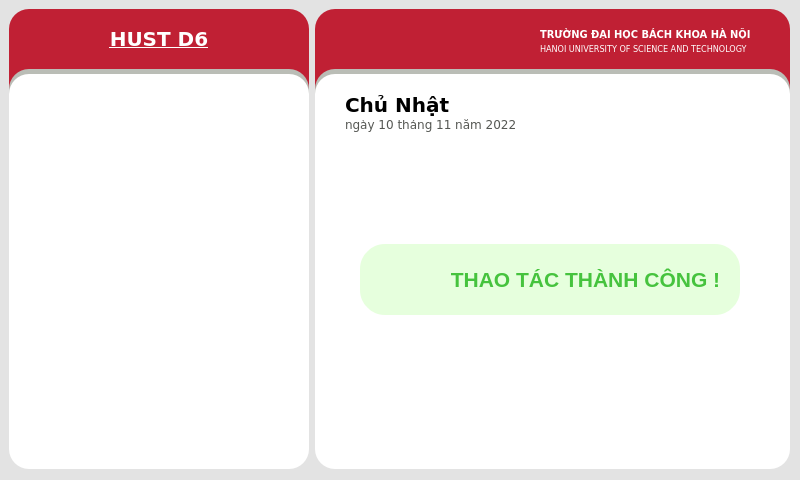
<?xml version="1.0" encoding="UTF-8"?>
<ui version="4.0">
 <class>MainWindow</class>
 <widget class="QMainWindow" name="MainWindow">
  <property name="geometry">
   <rect>
    <x>0</x>
    <y>0</y>
    <width>800</width>
    <height>480</height>
   </rect>
  </property>
  <property name="windowTitle">
   <string>MainWindow</string>
  </property>
  <property name="styleSheet">
   <string notr="true">background-color: rgb(227, 227, 227);</string>
  </property>
  <widget class="QWidget" name="centralwidget">
   <layout class="QGridLayout" name="gridLayout">
    <item row="0" column="0">
     <widget class="QWidget" name="widget" native="true">
      <property name="minimumSize">
       <size>
        <width>300</width>
        <height>462</height>
       </size>
      </property>
      <property name="maximumSize">
       <size>
        <width>300</width>
        <height>16777215</height>
       </size>
      </property>
      <widget class="QLabel" name="label_9">
       <property name="geometry">
        <rect>
         <x>0</x>
         <y>0</y>
         <width>300</width>
         <height>140</height>
        </rect>
       </property>
       <property name="styleSheet">
        <string notr="true">background-color: rgb(192, 32, 52 );
border-radius:20px;</string>
       </property>
       <property name="text">
        <string/>
       </property>
      </widget>
      <widget class="QLabel" name="main_frame_3">
       <property name="geometry">
        <rect>
         <x>0</x>
         <y>60</y>
         <width>300</width>
         <height>251</height>
        </rect>
       </property>
       <property name="styleSheet">
        <string notr="true">background-color: rgb(255, 255, 255);
background-color: rgb(186, 189, 182);
border-radius: 20px</string>
       </property>
       <property name="text">
        <string/>
       </property>
      </widget>
      <widget class="QPushButton" name="building">
       <property name="geometry">
        <rect>
         <x>70</x>
         <y>15</y>
         <width>160</width>
         <height>30</height>
        </rect>
       </property>
       <property name="font">
        <font>
         <family>DejaVu Sans</family>
         <pointsize>15</pointsize>
         <weight>75</weight>
         <bold>true</bold>
         <underline>true</underline>
        </font>
       </property>
       <property name="styleSheet">
        <string notr="true">background-color: rgb(192, 32, 52);color: rgb(255, 255, 255);
border-radius: 10px;</string>
       </property>
       <property name="text">
        <string>HUST D6</string>
       </property>
      </widget>
      <widget class="QLabel" name="QR">
       <property name="enabled">
        <bool>false</bool>
       </property>
       <property name="geometry">
        <rect>
         <x>0</x>
         <y>65</y>
         <width>300</width>
         <height>395</height>
        </rect>
       </property>
       <property name="styleSheet">
        <string notr="true">background-color: rgb(255, 255, 255);
image: url(:/newPrefix/frame.png);
color: rgb(255, 255, 255);
border-radius: 20px;</string>
       </property>
       <property name="text">
        <string>TextLabel</string>
       </property>
      </widget>
      <zorder>label_9</zorder>
      <zorder>building</zorder>
      <zorder>main_frame_3</zorder>
      <zorder>QR</zorder>
     </widget>
    </item>
    <item row="0" column="1">
     <widget class="QWidget" name="widget_2" native="true">
      <property name="minimumSize">
       <size>
        <width>475</width>
        <height>462</height>
       </size>
      </property>
      <property name="maximumSize">
       <size>
        <width>475</width>
        <height>16777215</height>
       </size>
      </property>
      <widget class="QLabel" name="label_10">
       <property name="geometry">
        <rect>
         <x>0</x>
         <y>0</y>
         <width>475</width>
         <height>140</height>
        </rect>
       </property>
       <property name="styleSheet">
        <string notr="true">background-color: rgb(192, 32, 52 );
border-radius:20px;</string>
       </property>
       <property name="text">
        <string/>
       </property>
      </widget>
      <widget class="QLabel" name="main_frame">
       <property name="geometry">
        <rect>
         <x>0</x>
         <y>65</y>
         <width>475</width>
         <height>395</height>
        </rect>
       </property>
       <property name="styleSheet">
        <string notr="true">background-color: rgb(255, 255, 255);
border-radius: 20px</string>
       </property>
       <property name="text">
        <string/>
       </property>
      </widget>
      <widget class="QLabel" name="main_frame_2">
       <property name="geometry">
        <rect>
         <x>0</x>
         <y>60</y>
         <width>475</width>
         <height>251</height>
        </rect>
       </property>
       <property name="styleSheet">
        <string notr="true">background-color: rgb(255, 255, 255);
background-color: rgb(186, 189, 182);
border-radius: 20px</string>
       </property>
       <property name="text">
        <string/>
       </property>
      </widget>
      <widget class="QLabel" name="date">
       <property name="geometry">
        <rect>
         <x>30</x>
         <y>105</y>
         <width>191</width>
         <height>20</height>
        </rect>
       </property>
       <property name="font">
        <font>
         <family>DejaVu Sans</family>
         <pointsize>9</pointsize>
         <italic>false</italic>
        </font>
       </property>
       <property name="styleSheet">
        <string notr="true">border-radius:10px;
background-color: rgb(255, 255, 255);
color: rgb(85, 87, 83);</string>
       </property>
       <property name="text">
        <string>ngày 10 tháng 11 năm 2022</string>
       </property>
       <property name="alignment">
        <set>Qt::AlignLeading|Qt::AlignLeft|Qt::AlignVCenter</set>
       </property>
      </widget>
      <widget class="QPushButton" name="pushButton">
       <property name="geometry">
        <rect>
         <x>180</x>
         <y>430</y>
         <width>125</width>
         <height>20</height>
        </rect>
       </property>
       <property name="styleSheet">
        <string notr="true">image: url(:/newPrefix/HUST.png);
background-color: rgb(255, 255, 255);
border-radius:0px;</string>
       </property>
       <property name="text">
        <string/>
       </property>
      </widget>
      <widget class="QLabel" name="label_11">
       <property name="geometry">
        <rect>
         <x>225</x>
         <y>10</y>
         <width>230</width>
         <height>30</height>
        </rect>
       </property>
       <property name="font">
        <font>
         <family>DejaVu Sans Condensed</family>
         <pointsize>8</pointsize>
         <weight>75</weight>
         <bold>true</bold>
        </font>
       </property>
       <property name="styleSheet">
        <string notr="true">background-color: rgb(192, 32, 52);color: rgb(255, 255, 255);</string>
       </property>
       <property name="text">
        <string>TRƯỜNG ĐẠI HỌC BÁCH KHOA HÀ NỘI</string>
       </property>
       <property name="alignment">
        <set>Qt::AlignLeading|Qt::AlignLeft|Qt::AlignVCenter</set>
       </property>
      </widget>
      <widget class="QLabel" name="label_12">
       <property name="geometry">
        <rect>
         <x>200</x>
         <y>20</y>
         <width>20</width>
         <height>23</height>
        </rect>
       </property>
       <property name="styleSheet">
        <string notr="true">background-color: rgb(192, 32, 52);image: url(:/newPrefix/logoHUST.png);</string>
       </property>
       <property name="text">
        <string/>
       </property>
      </widget>
      <widget class="QLabel" name="label_13">
       <property name="geometry">
        <rect>
         <x>225</x>
         <y>30</y>
         <width>230</width>
         <height>20</height>
        </rect>
       </property>
       <property name="font">
        <font>
         <family>DejaVu Sans Condensed</family>
         <pointsize>7</pointsize>
        </font>
       </property>
       <property name="styleSheet">
        <string notr="true">background-color: rgb(192, 32, 52);color: rgb(255, 255, 255);</string>
       </property>
       <property name="text">
        <string>HANOI UNIVERSITY OF SCIENCE AND TECHNOLOGY</string>
       </property>
       <property name="alignment">
        <set>Qt::AlignLeading|Qt::AlignLeft|Qt::AlignVCenter</set>
       </property>
      </widget>
      <widget class="QLabel" name="label">
       <property name="geometry">
        <rect>
         <x>15</x>
         <y>100</y>
         <width>445</width>
         <height>331</height>
        </rect>
       </property>
       <property name="styleSheet">
        <string notr="true">image: url(:/newPrefix/animation.gif);
background-color: rgb(255, 255, 255);
border-radius: 15px;</string>
       </property>
       <property name="text">
        <string/>
       </property>
      </widget>
      <widget class="QWidget" name="success" native="true">
       <property name="geometry">
        <rect>
         <x>40</x>
         <y>230</y>
         <width>390</width>
         <height>80</height>
        </rect>
       </property>
       <property name="minimumSize">
        <size>
         <width>0</width>
         <height>80</height>
        </size>
       </property>
       <property name="maximumSize">
        <size>
         <width>450</width>
         <height>80</height>
        </size>
       </property>
       <property name="styleSheet">
        <string notr="true">background-color: rgb(255, 255, 255);</string>
       </property>
       <widget class="QLabel" name="label_2">
        <property name="geometry">
         <rect>
          <x>0</x>
          <y>0</y>
          <width>390</width>
          <height>81</height>
         </rect>
        </property>
        <property name="styleSheet">
         <string notr="true">border-radius:30px;
background-color: rgb(230, 255, 221);
border:5px solid rgb(255, 255, 255);</string>
        </property>
        <property name="text">
         <string/>
        </property>
       </widget>
       <widget class="QLabel" name="label_4">
        <property name="geometry">
         <rect>
          <x>90</x>
          <y>15</y>
          <width>281</width>
          <height>51</height>
         </rect>
        </property>
        <property name="font">
         <font>
          <pointsize>16</pointsize>
          <weight>75</weight>
          <bold>true</bold>
         </font>
        </property>
        <property name="styleSheet">
         <string notr="true">color: rgb(70, 195, 62);
background-color: rgb(230, 255, 221);</string>
        </property>
        <property name="text">
         <string>THAO TÁC THÀNH CÔNG !</string>
        </property>
        <property name="alignment">
         <set>Qt::AlignCenter</set>
        </property>
       </widget>
       <widget class="QLabel" name="label_3">
        <property name="geometry">
         <rect>
          <x>30</x>
          <y>15</y>
          <width>51</width>
          <height>51</height>
         </rect>
        </property>
        <property name="maximumSize">
         <size>
          <width>80</width>
          <height>16777215</height>
         </size>
        </property>
        <property name="styleSheet">
         <string notr="true">image: url(:/newPrefix/accept.png);
background-color: rgb(230, 255, 221);</string>
        </property>
        <property name="text">
         <string/>
        </property>
       </widget>
      </widget>
      <widget class="QLabel" name="today">
       <property name="geometry">
        <rect>
         <x>30</x>
         <y>80</y>
         <width>111</width>
         <height>31</height>
        </rect>
       </property>
       <property name="font">
        <font>
         <family>DejaVu Sans</family>
         <pointsize>15</pointsize>
         <weight>75</weight>
         <bold>true</bold>
        </font>
       </property>
       <property name="styleSheet">
        <string notr="true">background-color: rgb(255, 255, 255);</string>
       </property>
       <property name="text">
        <string>Chủ Nhật</string>
       </property>
      </widget>
      <zorder>label_10</zorder>
      <zorder>main_frame_2</zorder>
      <zorder>main_frame</zorder>
      <zorder>label_11</zorder>
      <zorder>label_12</zorder>
      <zorder>label_13</zorder>
      <zorder>label</zorder>
      <zorder>date</zorder>
      <zorder>success</zorder>
      <zorder>pushButton</zorder>
      <zorder>today</zorder>
     </widget>
    </item>
   </layout>
  </widget>
 </widget>
 <resources>
  <include location="../Images/Images.qrc"/>
 </resources>
 <connections/>
</ui>
